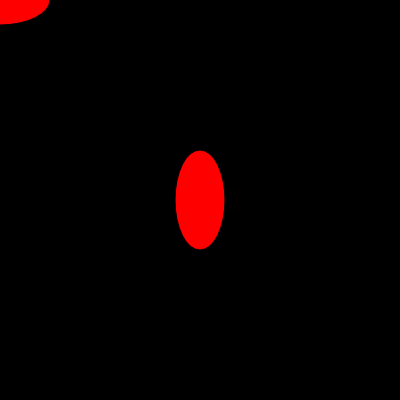
Frame 1 (no input)
Frame 60 (no input): identical to frame 1, image omitted
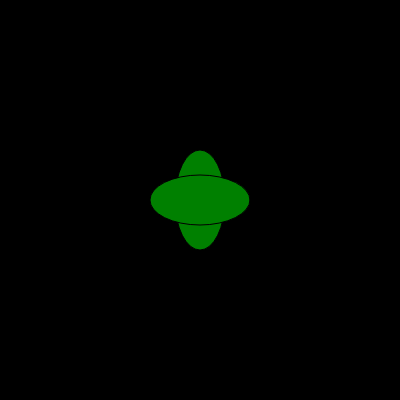
Frame 120 (the mouse pressed at the canvas centre since frame 60)

The p5.js sketch that drew these frames (run headless with seeded random() and noise() and a simulated clock; from frame 60 on, the mouse is pressed at the canvas centre):

// p5.js sketch
// ── sketch.js

var x1,y1,w1,h1;
var x2,y2,w2,h2;
var color;

function setup() { 
  createCanvas(400,400);

  x1 = 200;
  y1 = 200;
  w1 = 50;
  h1 = 100;

  w2 = 100;
  h2 = 50;

  color = "red";


}

function draw() {
  background(0);  

  fill(color);

  x2 = mouseX;
  y2 = mouseY;
  
  ellipse(x1,y1,w1,h1);
  ellipse(x2,y2,w2,h2);

  if(x2-x1 <= (w1+w2)/2 &&
    x1-x2 <= (w1+w2)/2 &&
    y2-y1 <= (h1+h2)/2 &&
    y1-y2 <= (h1+h2)/2 ){
    color = "green";
  }
  else{
    color = "red";
  }
}
